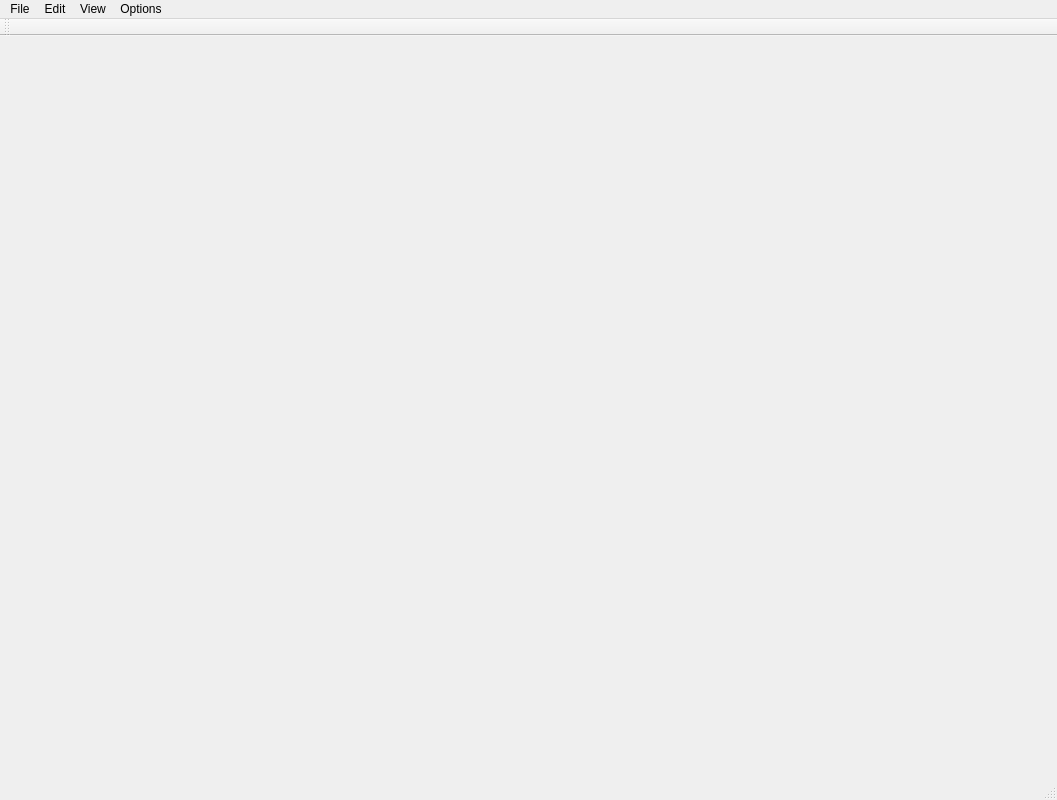
<?xml version="1.0" encoding="UTF-8"?>
<ui version="4.0">
 <class>MainWindowClass</class>
 <widget class="QMainWindow" name="MainWindowClass">
  <property name="geometry">
   <rect>
    <x>0</x>
    <y>0</y>
    <width>1057</width>
    <height>800</height>
   </rect>
  </property>
  <property name="windowTitle">
   <string>Sketching Application</string>
  </property>
  <widget class="QWidget" name="centralWidget"/>
  <widget class="QMenuBar" name="menuBar">
   <property name="geometry">
    <rect>
     <x>0</x>
     <y>0</y>
     <width>1057</width>
     <height>21</height>
    </rect>
   </property>
   <widget class="QMenu" name="menuFile">
    <property name="title">
     <string>File</string>
    </property>
    <addaction name="actionNew"/>
    <addaction name="actionClearSketch"/>
    <addaction name="actionOpenCGA"/>
    <addaction name="actionSaveGeometry"/>
    <addaction name="actionSketchyRendering"/>
    <addaction name="separator"/>
    <addaction name="actionExit"/>
   </widget>
   <widget class="QMenu" name="menuShape">
    <property name="title">
     <string>Edit</string>
    </property>
    <addaction name="actionAddBuildingMass"/>
    <addaction name="actionCopyBuildingMass"/>
    <addaction name="actionDeleteBuildingMass"/>
   </widget>
   <widget class="QMenu" name="menuView">
    <property name="title">
     <string>View</string>
    </property>
    <addaction name="actionViewShadow"/>
    <addaction name="separator"/>
    <addaction name="actionViewBasicRendering"/>
    <addaction name="actionViewSSAO"/>
    <addaction name="actionViewLineRendering"/>
    <addaction name="actionViewHatching"/>
    <addaction name="actionViewSketchyRendering"/>
   </widget>
   <widget class="QMenu" name="menuOptions">
    <property name="title">
     <string>Options</string>
    </property>
    <addaction name="actionSetting"/>
   </widget>
   <addaction name="menuFile"/>
   <addaction name="menuShape"/>
   <addaction name="menuView"/>
   <addaction name="menuOptions"/>
  </widget>
  <widget class="QToolBar" name="mainToolBar">
   <attribute name="toolBarArea">
    <enum>TopToolBarArea</enum>
   </attribute>
   <attribute name="toolBarBreak">
    <bool>false</bool>
   </attribute>
  </widget>
  <widget class="QStatusBar" name="statusBar"/>
  <action name="actionOpen">
   <property name="text">
    <string>Open</string>
   </property>
   <property name="shortcut">
    <string>Ctrl+O</string>
   </property>
  </action>
  <action name="actionExit">
   <property name="text">
    <string>Exit</string>
   </property>
  </action>
  <action name="actionPredict">
   <property name="text">
    <string>Predict</string>
   </property>
   <property name="shortcut">
    <string>Ctrl+P</string>
   </property>
  </action>
  <action name="actionNew">
   <property name="text">
    <string>New</string>
   </property>
   <property name="shortcut">
    <string>Ctrl+N</string>
   </property>
  </action>
  <action name="actionOpenCGA">
   <property name="text">
    <string>Open CGA</string>
   </property>
  </action>
  <action name="actionCuboid">
   <property name="checkable">
    <bool>true</bool>
   </property>
   <property name="text">
    <string>Cuboid</string>
   </property>
  </action>
  <action name="actionLShape">
   <property name="checkable">
    <bool>true</bool>
   </property>
   <property name="text">
    <string>L-Shape</string>
   </property>
  </action>
  <action name="actionAddBuildingMass">
   <property name="text">
    <string>Add Building Mass</string>
   </property>
  </action>
  <action name="actionFixGeometry">
   <property name="text">
    <string>Fix</string>
   </property>
   <property name="shortcut">
    <string>Ctrl+F</string>
   </property>
  </action>
  <action name="actionClearSketch">
   <property name="text">
    <string>Clear Sketch</string>
   </property>
  </action>
  <action name="actionSaveGeometry">
   <property name="text">
    <string>Save Geometry</string>
   </property>
   <property name="shortcut">
    <string>Ctrl+S</string>
   </property>
  </action>
  <action name="actionSketchyRendering">
   <property name="text">
    <string>Sketchy Rendering</string>
   </property>
  </action>
  <action name="actionViewShadow">
   <property name="checkable">
    <bool>true</bool>
   </property>
   <property name="text">
    <string>Shadow</string>
   </property>
  </action>
  <action name="actionViewBasicRendering">
   <property name="checkable">
    <bool>true</bool>
   </property>
   <property name="text">
    <string>Basic Rendering</string>
   </property>
  </action>
  <action name="actionViewSSAO">
   <property name="checkable">
    <bool>true</bool>
   </property>
   <property name="text">
    <string>SSAO</string>
   </property>
  </action>
  <action name="actionViewLineRendering">
   <property name="checkable">
    <bool>true</bool>
   </property>
   <property name="text">
    <string>Line Rendering</string>
   </property>
  </action>
  <action name="actionViewHatching">
   <property name="checkable">
    <bool>true</bool>
   </property>
   <property name="text">
    <string>Hatching</string>
   </property>
  </action>
  <action name="actionViewSketchyRendering">
   <property name="checkable">
    <bool>true</bool>
   </property>
   <property name="text">
    <string>Sketchy Rendering</string>
   </property>
  </action>
  <action name="actionSetting">
   <property name="text">
    <string>Setting</string>
   </property>
  </action>
  <action name="actionCopyBuildingMass">
   <property name="text">
    <string>Copy Building Mass</string>
   </property>
   <property name="shortcut">
    <string>Ctrl+C</string>
   </property>
  </action>
  <action name="actionDeleteBuildingMass">
   <property name="text">
    <string>Delete Building Mass</string>
   </property>
   <property name="shortcut">
    <string>Ctrl+X</string>
   </property>
  </action>
 </widget>
 <layoutdefault spacing="6" margin="11"/>
 <resources>
  <include location="MainWindow.qrc"/>
 </resources>
 <connections/>
</ui>
